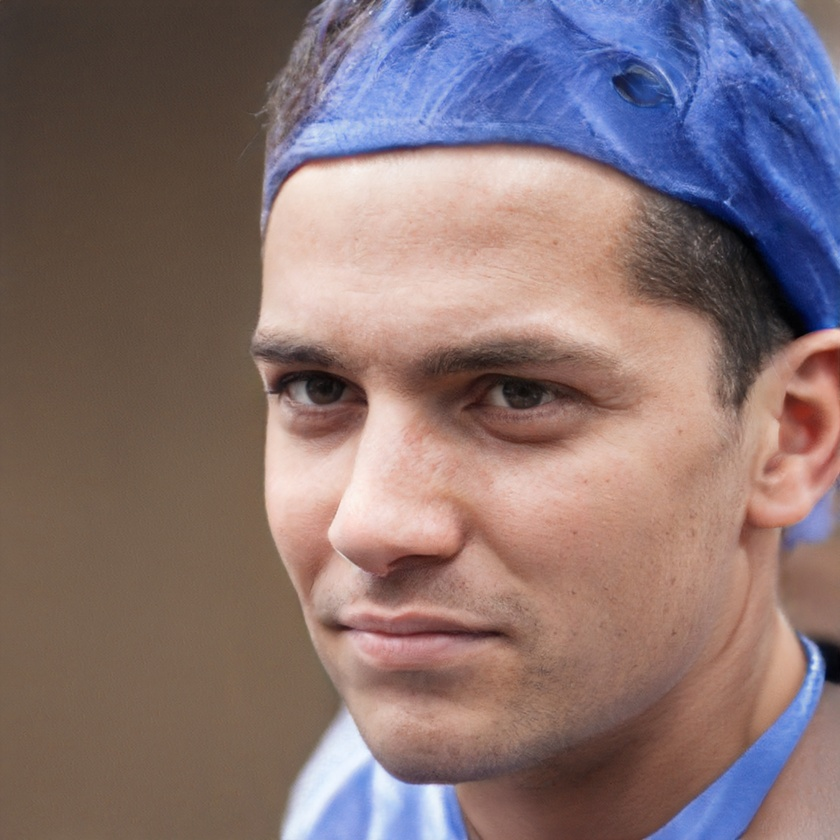
#> input picture resources/man2.jpg, 840 x 840 px, shrunk from 1024 x 1024 before the run
$ python add_img.py.py
#> lines starting #> are read from the running program, lines starting #| are printed output that depends on the picture
import cv2
import numpy as np


img = cv2.imread('../../resources/man2.jpg')
#> img is the input picture: shape (840, 840, 3); mean B, G, R 114.7, 113.8, 134.1
img2 = cv2.imread('../../resources/man3.jpg')
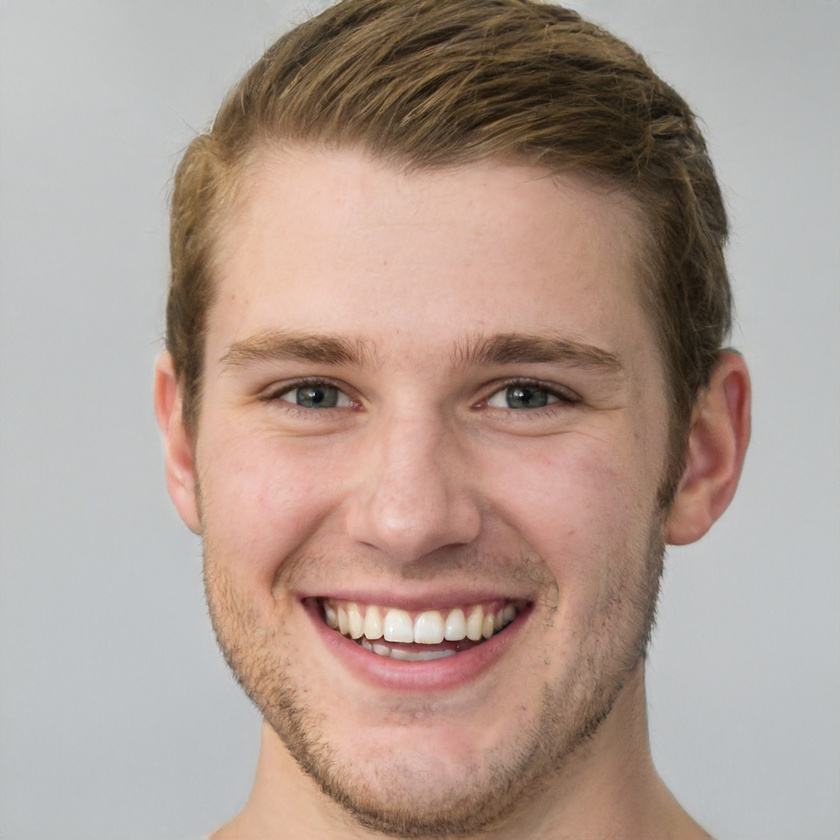
#> input picture resources/man3.jpg, 840 x 840 px, shrunk from 1024 x 1024 before the run
#> img2 is the input picture: shape (840, 840, 3); mean B, G, R 145.5, 155.5, 175

#opencv addition = saturated operation
    #I(x,y) = min(max(round(result), 0), 255)
cv_add = cv2.add(img, img2)
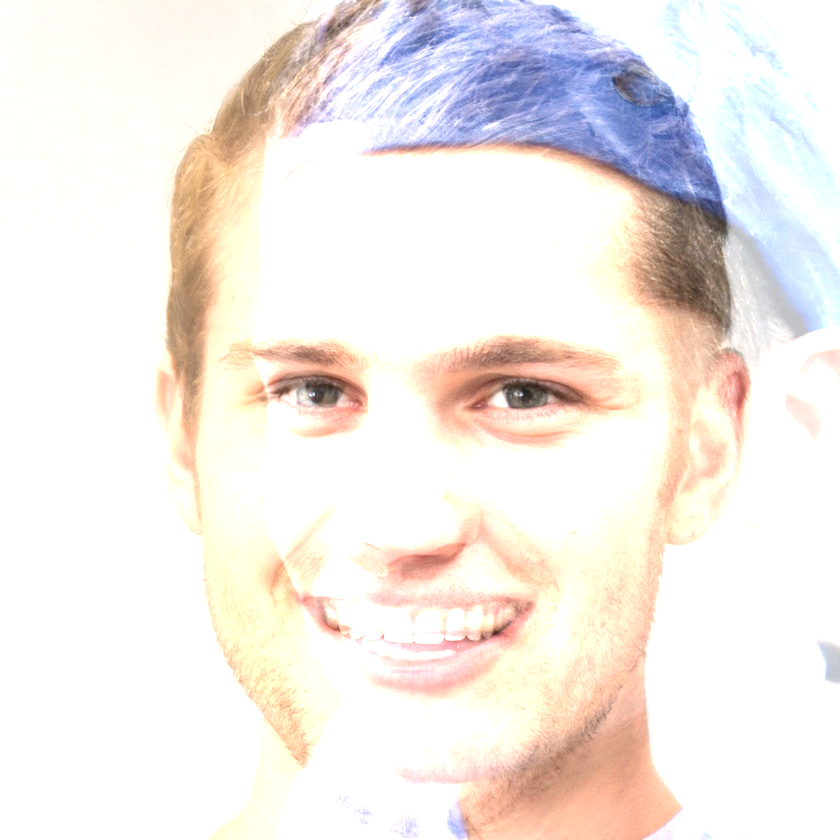
#> cv_add: shape (840, 840, 3); mean B, G, R 231.2, 236.1, 243.2
weighted = cv2.addWeighted(img, 0.5, img2, 0.5, 50)
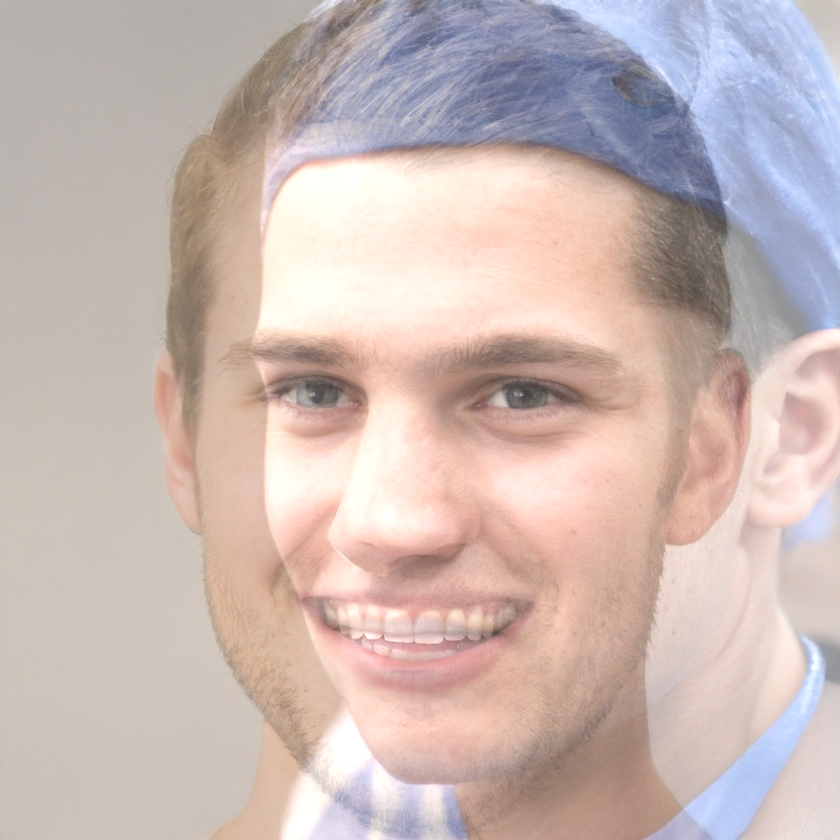
#> weighted: shape (840, 840, 3); mean B, G, R 180.1, 184.6, 202.5

#numpy addition
add =  img + img2
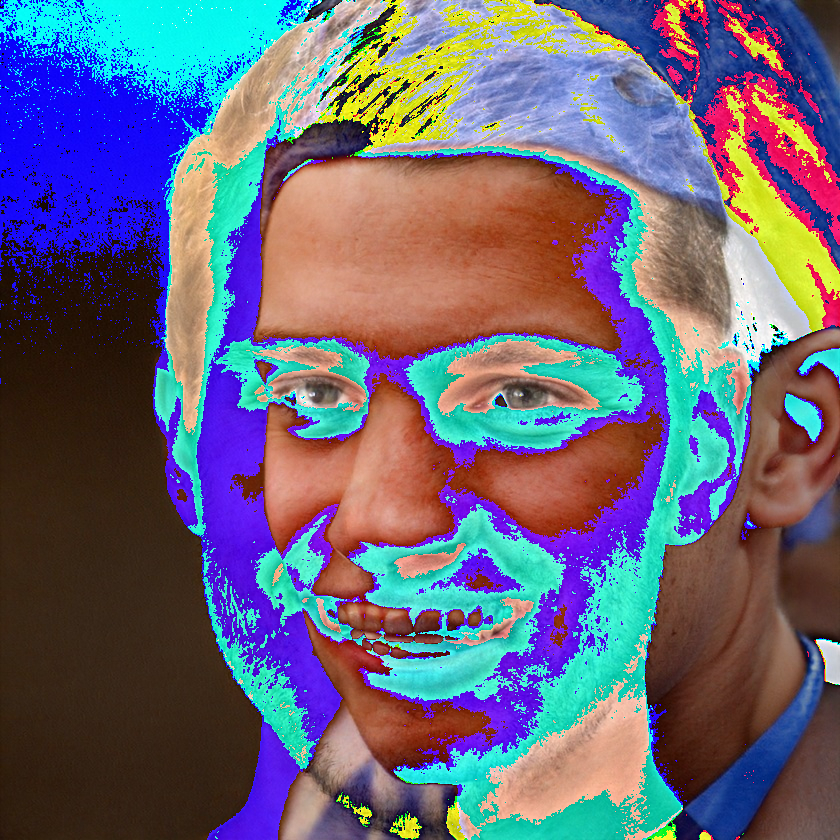
#> add: shape (840, 840, 3); mean B, G, R 122, 102, 104.8


cv2.imshow("add", add)
cv2.imshow("cv_add", cv_add)
cv2.imshow("weighted", weighted)


cv2.waitKey(0)
cv2.destroyAllWindows()
